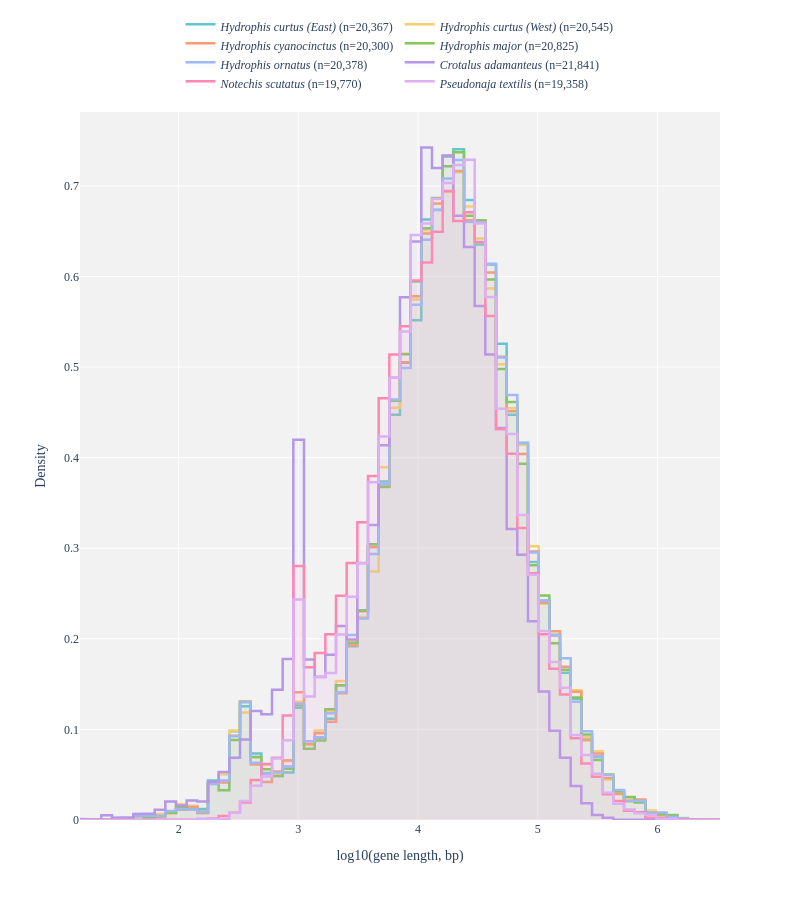

Source (notebook cell):
### Code cell
# Gene length distributions — Hydrophis Eviann + RefSeq outgroups (protein-coding genes)

EVIANN = Path("/hpcfs/users/a1864358/sanders_lab/asm/files/annotation/eviann_results")
RES = Path("/hpcfs/users/a1864358/sanders_lab/resources")

gffs = {
    "Hydrophis curtus (East)": EVIANN / "hcure/hcure.fa.functional_note.pseudo_label.gff",
    "Hydrophis curtus (West)": EVIANN / "hcurw/hcurw.fa.functional_note.pseudo_label.gff",
    "Hydrophis cyanocinctus": EVIANN / "hcy/hcy.fa.functional_note.pseudo_label.gff",
    "Hydrophis major": EVIANN / "hmaj/hmaj.fa.functional_note.pseudo_label.gff",
    "Hydrophis ornatus": EVIANN / "horn/horn.fa.functional_note.pseudo_label.gff",
    "Crotalus adamanteus": RES / "cadam/genomic.gff",
    "Notechis scutatus": RES / "nscut/genomic.gff",
    "Pseudonaja textilis": RES / "ptext/genomic.gff",
}


def gene_lengths_bp(gff: Path) -> np.ndarray:
    lengths = []
    with gff.open() as fh:
        for line in fh:
            if not line or line.startswith("#"):
                continue
            cols = line.rstrip("\n").split("\t")
            if len(cols) < 9 or cols[2] != "gene":
                continue
            attrs = cols[8]
            if "gene_biotype=" in attrs and "gene_biotype=protein_coding" not in attrs:
                continue
            start, end = float(cols[3]), float(cols[4])
            lengths.append(end - start + 1.0)
    return np.asarray(lengths, dtype=float)


def to_rgb_tuple(color: str):
    if color.startswith("#"):
        h = color.lstrip("#")
        if len(h) == 3:
            h = "".join(ch * 2 for ch in h)
        return tuple(float(int(h[i : i + 2], 16)) for i in (0, 2, 4))
    m = re.fullmatch(r"rgb\((\d+),\s*(\d+),\s*(\d+)\)", color)
    if m:
        return tuple(float(v) for v in m.groups())
    raise ValueError(f"Unrecognized color {color!r}")


lengths_by_sp = {sp: gene_lengths_bp(path).astype(float) for sp, path in gffs.items()}
colors = px.colors.qualitative.Pastel

outgroup_colors = {
    "Pseudonaja textilis": colors[3],
    "Notechis scutatus": colors[6],
    "Crotalus adamanteus": colors[9],
}
hydrophis_palette = [c for i, c in enumerate(colors) if i not in (3, 6, 9)]

nbins = 60
all_log = np.concatenate([np.log10(v.astype(float)) for v in lengths_by_sp.values()]).astype(float)
bins = np.linspace(float(all_log.min()), float(all_log.max()), int(nbins) + 1).astype(float)

fig = go.Figure()
hydro_i = 0

for species, lens in lengths_by_sp.items():
    if species in outgroup_colors:
        c = outgroup_colors[species]
    else:
        c = hydrophis_palette[hydro_i % len(hydrophis_palette)]
        hydro_i += 1
    r, g, b = to_rgb_tuple(c)
    counts, edges = np.histogram(np.log10(lens.astype(float)), bins=bins, density=True)
    counts = counts.astype(float)
    edges = edges.astype(float)
    x = np.repeat(edges, 2)[1:-1].astype(float)
    y = np.repeat(counts, 2).astype(float)
    fig.add_trace(
        go.Scatter(
            x=x,
            y=y,
            mode="lines",
            name=f"<i>{species}</i> (n={len(lens):,})",
            line=dict(color=c, width=2.5),
            fill="tozeroy",
            fillcolor=f"rgba({r:.0f},{g:.0f},{b:.0f},0.05)",
        )
    )

fig.update_layout(
    width=800,
    height=900,
    font=dict(family="Times New Roman"),
    plot_bgcolor=px.colors.qualitative.Pastel1[8],
    xaxis_title="log10(gene length, bp)",
    yaxis_title="Density",
    legend=dict(
        orientation="h",
        yanchor="bottom",
        y=1.02,
        xanchor="center",
        x=0.5,
        font=dict(family="Times New Roman"),
    ),
    margin=dict(t=80),
    hovermode="x unified",
)
fig.update_xaxes(title_font=dict(family="Times New Roman"))
fig.update_yaxes(title_font=dict(family="Times New Roman"))

fig.show()
